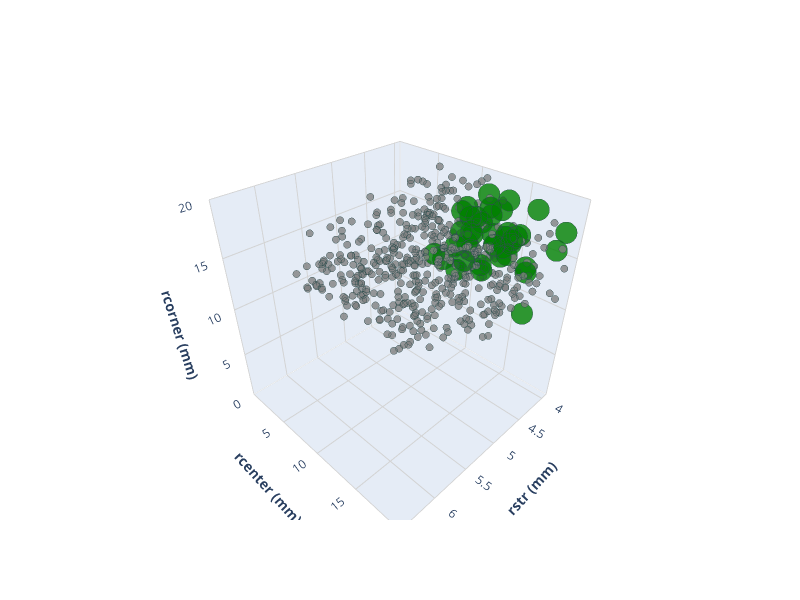

This figure's notebook cell:
### Code cell
property_distribution = []
property_distribution_remap = []

for item in obj_val_list:
    design = item['design']
    feasibility_val = item['objective value']
    property_distribution.append({
        'rstr': design['rstr'],
        'rcenter': design['rcenter'],
        'rcorner': design['rcorner'],
        'Feasibility Value': feasibility_val,
    })

    rstr_val = design['rstr']
    rcenter_val = design['rcenter']
    rcorner_val = design['rcorner']
    

df_property_distribution = pd.DataFrame(property_distribution)

min_size = 5
size_rate = 10

df_property_distribution['Point Size'] = np.where(
    df_property_distribution['Feasibility Value'] != 1,
    min_size,
    min_size + df_property_distribution['Feasibility Value'] * size_rate
)

fig = go.Figure()

fig.add_trace(go.Scatter3d(
    x=df_property_distribution['rstr'],
    y=df_property_distribution['rcenter'],
    z=df_property_distribution['rcorner'],
    mode='markers',
    marker=dict(
        size=df_property_distribution['Point Size'],
        color=np.where(
            df_property_distribution['Feasibility Value'] == 1,  # Condition for coloring
            'green',  # Color for Feasibility Value = 1
            'gray'  # Color for Feasibility Value != 1
        ),
        opacity=0.8,
        line=dict(width=1, color='DarkSlateGrey')
    ),
    name='Design Points',
    hoverinfo='text',
    hovertext='Feasibility Value: ' + df_property_distribution['Feasibility Value'].astype(str)
))


fig.update_layout(
    scene=dict(
        xaxis_title='<b>rstr (mm)</b>',
        yaxis_title='<b>rcenter (mm)</b>',
        zaxis_title='<b>rcorner (mm)</b>',
        xaxis=dict(range=[3.9, 6.5], gridcolor='lightgray'),
        yaxis=dict(range=[0, 20], gridcolor='lightgray'),
        zaxis=dict(range=[0, 20], gridcolor='lightgray'),
        bgcolor='rgba(245,245,245,0.8)'
    ),
    width=800,
    height=600)

fig.show()

### Figure 1 — Plotly figure (JSON) as saved in the notebook; plotly's stock layout.template omitted (floating-point values rounded to 4 significant figures; data arrays with more than 128 entries replaced by an {"elided": "..."} marker saying what was removed)
{"data": [{"hoverinfo": "text", "hovertext": {"elided": "500 str values"}, "marker": {"color": {"elided": "500 str values"}, "line": {"color": "DarkSlateGrey", "width": 1}, "opacity": 0.8, "size": {"elided": "500 float values"}}, "mode": "markers", "name": "Design Points", "type": "scatter3d", "x": {"elided": "500 float values"}, "y": {"elided": "500 float values"}, "z": {"elided": "500 float values"}}], "layout": {"height": 600, "scene": {"bgcolor": "rgba(245,245,245,0.8)", "xaxis": {"gridcolor": "lightgray", "range": [3.9, 6.5], "title": {"text": "<b>rstr (mm)</b>"}}, "yaxis": {"gridcolor": "lightgray", "range": [0, 20], "title": {"text": "<b>rcenter (mm)</b>"}}, "zaxis": {"gridcolor": "lightgray", "range": [0, 20], "title": {"text": "<b>rcorner (mm)</b>"}}}, "width": 800}}
